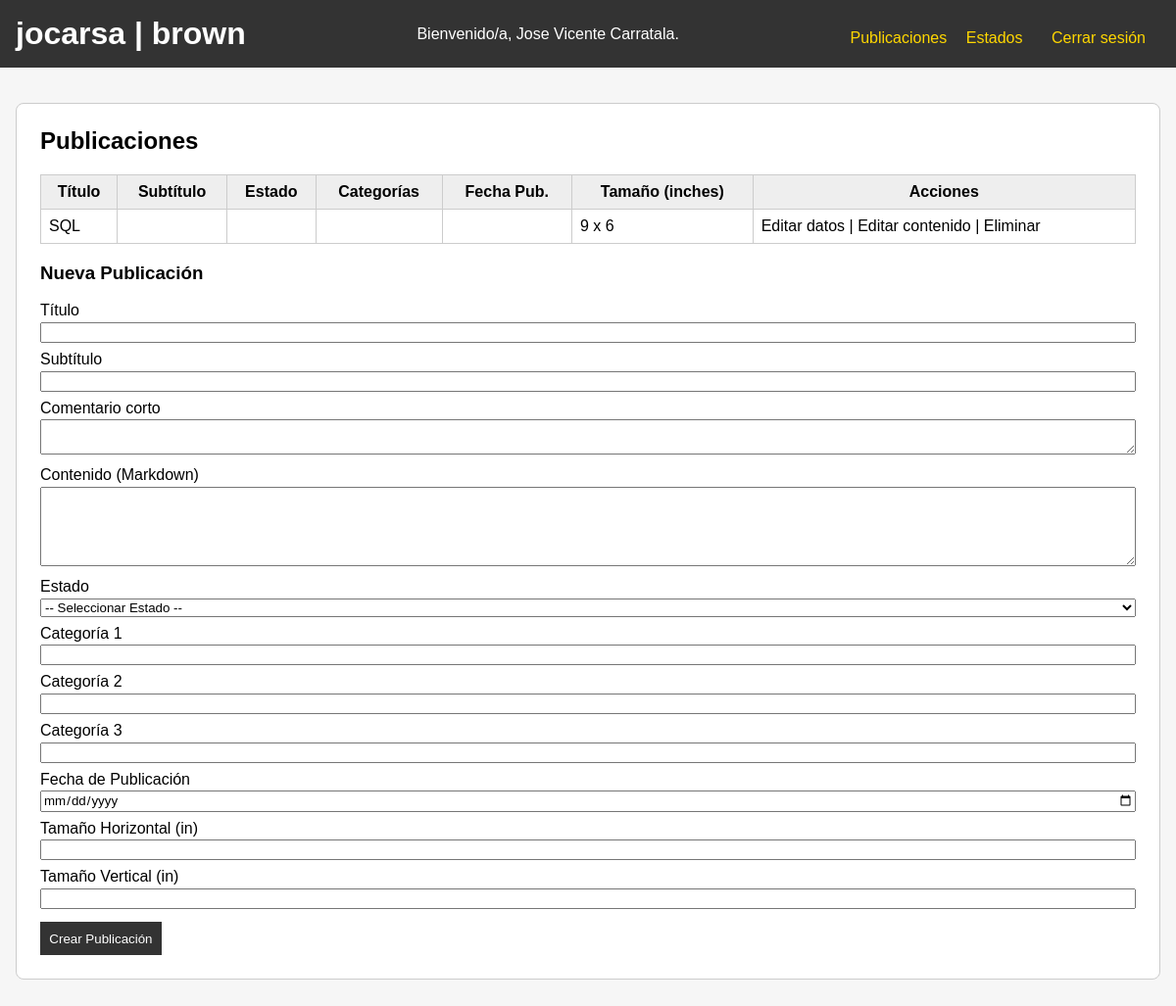
/index.php (signed in), run on an earlier commit of the app's database.
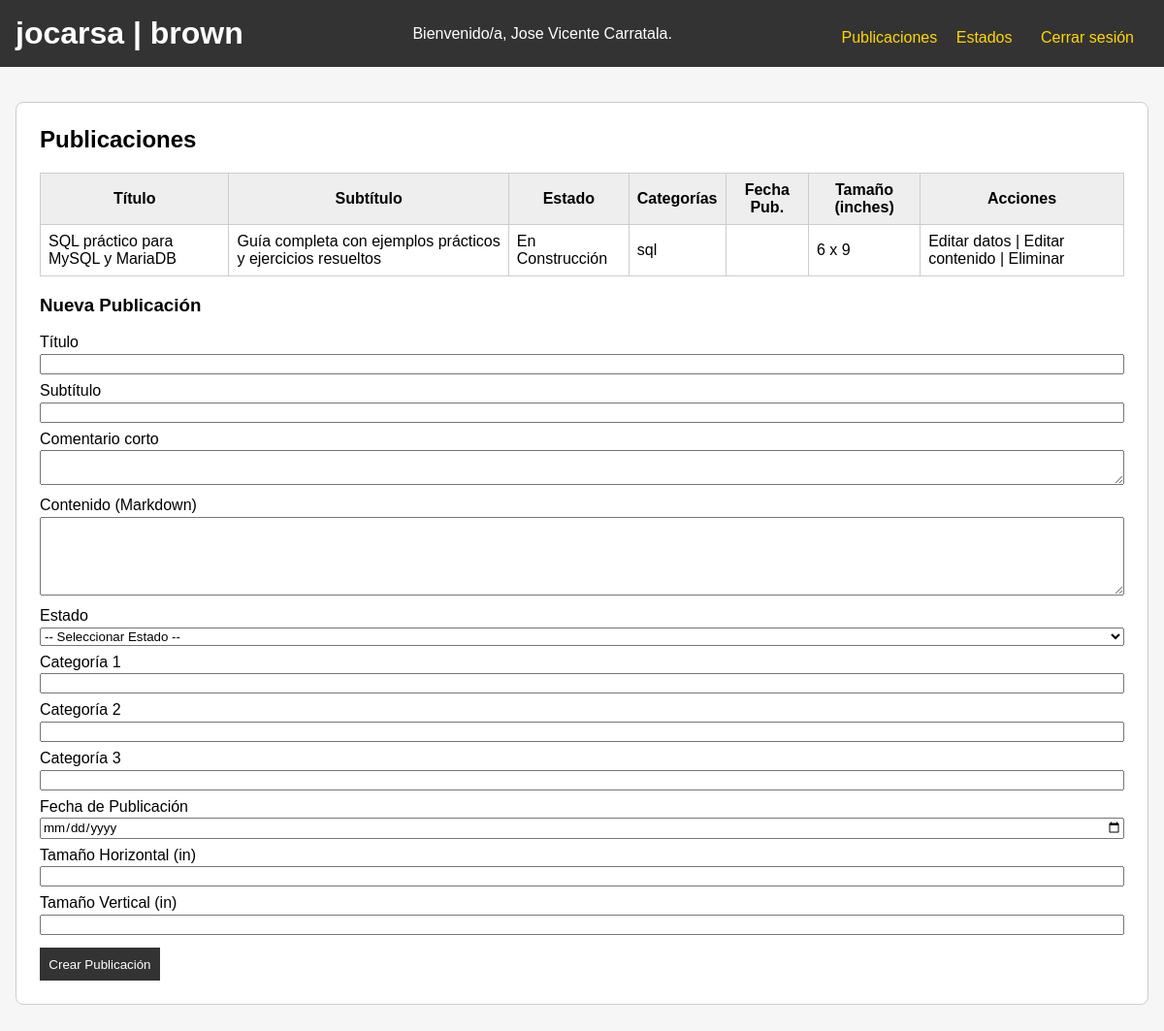
And on a later commit of the database.
### tables this page shows
CREATE TABLE publications (
        id INTEGER PRIMARY KEY AUTOINCREMENT,
        title TEXT NOT NULL,
        subtitle TEXT,
        comment TEXT,
        content TEXT,
        state_id INTEGER,
        category1 TEXT,
        category2 TEXT,
        category3 TEXT,
        pub_date TEXT,
        size_h REAL,
        size_v REAL,
        FOREIGN KEY (state_id) REFERENCES states(id)
    );

CREATE TABLE states (
        id INTEGER PRIMARY KEY AUTOINCREMENT,
        name TEXT NOT NULL
    );

### inc/comprobarlogin.php (called while the page is built, shortened)
<?php
$logged_in = isset($_SESSION['logged_in']) && $_SESSION['logged_in'] === true;
?>

### acciones/publicaciones.php (the view, shortened to what this page needs)
<?php
        $stmt = $db->query("SELECT p.*, s.name as state_name
                            FROM publications p
                            LEFT JOIN states s ON p.state_id = s.id
                            ORDER BY p.id DESC");
        $publications = $stmt->fetchAll(PDO::FETCH_ASSOC);
        ?>
        <div class="publications-container">
            <h2>Publicaciones</h2>
            <table>
                <thead>
                    <tr>
                        <th>Título</th>
                        <th>Subtítulo</th>
                        <th>Estado</th>
                        <th>Categorías</th>
                        <th>Fecha Pub.</th>
                        <th>Tamaño (inches)</th>
                        <th>Acciones</th>
                    </tr>
                </thead>
                <tbody>
                <?php foreach ($publications as $pub_item): ?>
                    <tr>
                        <td><?php echo htmlspecialchars($pub_item['title']); ?></td>
                        <td><?php echo htmlspecialchars($pub_item['subtitle']); ?></td>
                        <td><?php echo htmlspecialchars($pub_item['state_name'] ?: ''); ?></td>
                        <td>
                            <?php
                            $cats = array_filter([
                                $pub_item['category1'],
                                $pub_item['category2'],
                                $pub_item['category3']
                            ]);
                            echo htmlspecialchars(implode(', ', $cats));
                            ?>
                        </td>
                        <td><?php echo htmlspecialchars($pub_item['pub_date']); ?></td>
                        <td><?php echo htmlspecialchars($pub_item['size_h'] . ' x ' . $pub_item['size_v']); ?></td>
                        <td>
                            <a href="index.php?action=edit_data&id=<?php echo $pub_item['id']; ?>">
                              Editar datos
                            </a> |
                            <a href="index.php?action=edit_content&id=<?php echo $pub_item['id']; ?>">
                              Editar contenido
                            </a> |
                            <a href="index.php?delete_publication=<?php echo $pub_item['id']; ?>"
                               onclick="return confirm('¿Eliminar esta publicación?');">
                               Eliminar
                            </a>
                        </td>
                    </tr>
                <?php endforeach; ?>
                </tbody>
            </table>
            <h3>Nueva Publicación</h3>
            <form method="post">
                <label for="title">Título</label>
                <input type="text" name="title" id="title" required>
                <label for="subtitle">Subtítulo</label>
                <input type="text" name="subtitle" id="subtitle">
                <label for="comment">Comentario corto</label>
                <textarea name="comment" id="comment" rows="2"></textarea>
                <label for="content">Contenido (Markdown)</label>
                <textarea name="content" id="content" rows="5"></textarea>
                <label for="state_id">Estado</label>
                <select name="state_id" id="state_id">
                    <option value="">-- Seleccionar Estado --</option>
                </select>
                <label for="category1">Categoría 1</label>
                <input type="text" name="category1" id="category1">
                <label for="category2">Categoría 2</label>
                <input type="text" name="category2" id="category2">
                <label for="category3">Categoría 3</label>
                <input type="text" name="category3" id="category3">
                <label for="pub_date">Fecha de Publicación</label>
                <input type="date" name="pub_date" id="pub_date">
                <label for="size_h">Tamaño Horizontal (in)</label>
                <input type="number" step="0.01" name="size_h" id="size_h">
                <label for="size_v">Tamaño Vertical (in)</label>
                <input type="number" step="0.01" name="size_v" id="size_v">
                <button type="submit" name="create_publication">Crear Publicación</button>
            </form>
        </div>

### partes/cabeza.php (shortened to what this page needs)
<!DOCTYPE html>
<html lang="es">
<head>
  <link rel="stylesheet" href="styles.css">
</head>
<body>

### index.php (shortened to what this page needs)
<?php
include "inc/dbinit.php";
include "inc/comprobarlogin.php";
include "inc/crudpublicaciones.php";
?>
<?php
	include "partes/cabeza.php";
?>
<?php if (!$logged_in): ?>
    <?php
		include "partes/login.php";
	?>
<?php else: ?>
    <?php
		include "partes/cabecera.php";
	?>
    <div class="main-content">
    <?php
    $action = $action ?? ($_GET['action'] ?? 'publications');
    if ($action === 'states') {
        include "acciones/estados.php";
    }
    elseif ($action === 'edit_state') {
        include "acciones/editarestado.php";
    }
    elseif ($action === 'publications') {
        include "acciones/publicaciones.php";
    }
    elseif ($action === 'edit_data') {
        include "acciones/editardatos.php";
    }
    elseif ($action === 'edit_content') {
        include "acciones/editarcontenido.php";
    }
    ?>
    </div>
<?php endif; ?>
</body>
</html>

### partes/cabecera.php
<div class="header">
    <h1>jocarsa | brown</h1>
    <p>Bienvenido/a, <?php echo htmlspecialchars($_SESSION['nombre']); ?>.</p>
    <nav>
        <a href="index.php?action=publications">Publicaciones</a>
        <a href="index.php?action=states">Estados</a>
        <a class="logout-link" href="?action=logout">Cerrar sesión</a>
    </nav>
</div>

### styles.css (style rules this page uses)
* { font-family: Ubuntu, sans-serif; }
html, body { width: 100%; height: 100%; margin: 0; padding: 0; font-family: Ubuntu, sans-serif; background: #f6f6f6; display: flex ; flex-direction: column; }
.header { background: #333; color: #fff; padding: 1em; display: flex; flex-direction: row; flex-wrap: nowrap; justify-content: space-between; align-items: center; align-content: stretch; }
.header h1 { margin: 0; }
.header p { margin: 0; }
nav { margin-top: 0.5em; }
nav a { color: #ffd700; text-decoration: none; margin-right: 15px; }
.logout-link { margin-left: 10px; }
.main-content { padding: 1em; }
.states-container, .publications-container { max-width: 100%; margin: 20px auto; background: #fff; padding: 1.5em; border: 1px solid #ccc; border-radius: 8px; }
.states-container h2, .publications-container h2 { margin-top: 0; }
table { width: 100%; border-collapse: collapse; margin-bottom: 1em; }
table thead { background: #eee; }
table td, table th { border: 1px solid #ccc; padding: 0.5em; }
form label { display: block; margin-top: 0.5em; }
form input[type="text"], form input[type="number"], form input[type="date"], form textarea, form select { width: 100%; box-sizing: border-box; margin-top: 0.2em; }
form textarea { resize: vertical; }
form button { margin-top: 1em; padding: 0.7em; background: #333; color: #fff; border: none; cursor: pointer; }
p { text-align:justify; }
a { color:inherit; text-decoration:none; }

What changed in the data, as far as the page shows it:
removed publications: title "SQL", size_h+size_v "9 x 6"
added publications: title "SQL práctico para MySQL y MariaDB", subtitle "Guía completa con ejemplos prácticos y ejercicios resueltos", state.name "En Construcción", cats "sql", size_h+size_v "6 x 9"
